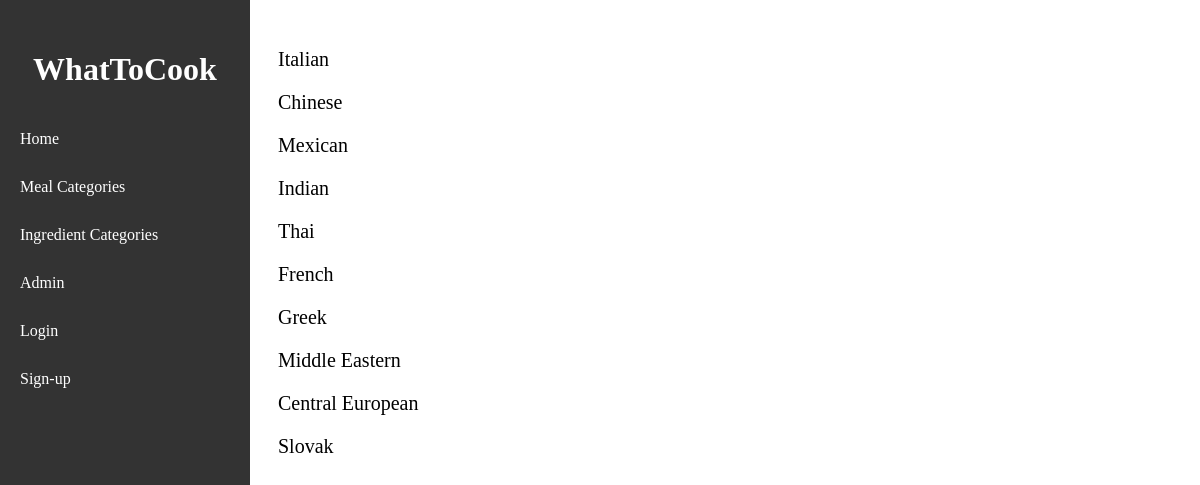
/secondary_meal_categories/24/, run on an earlier commit of the app's database.
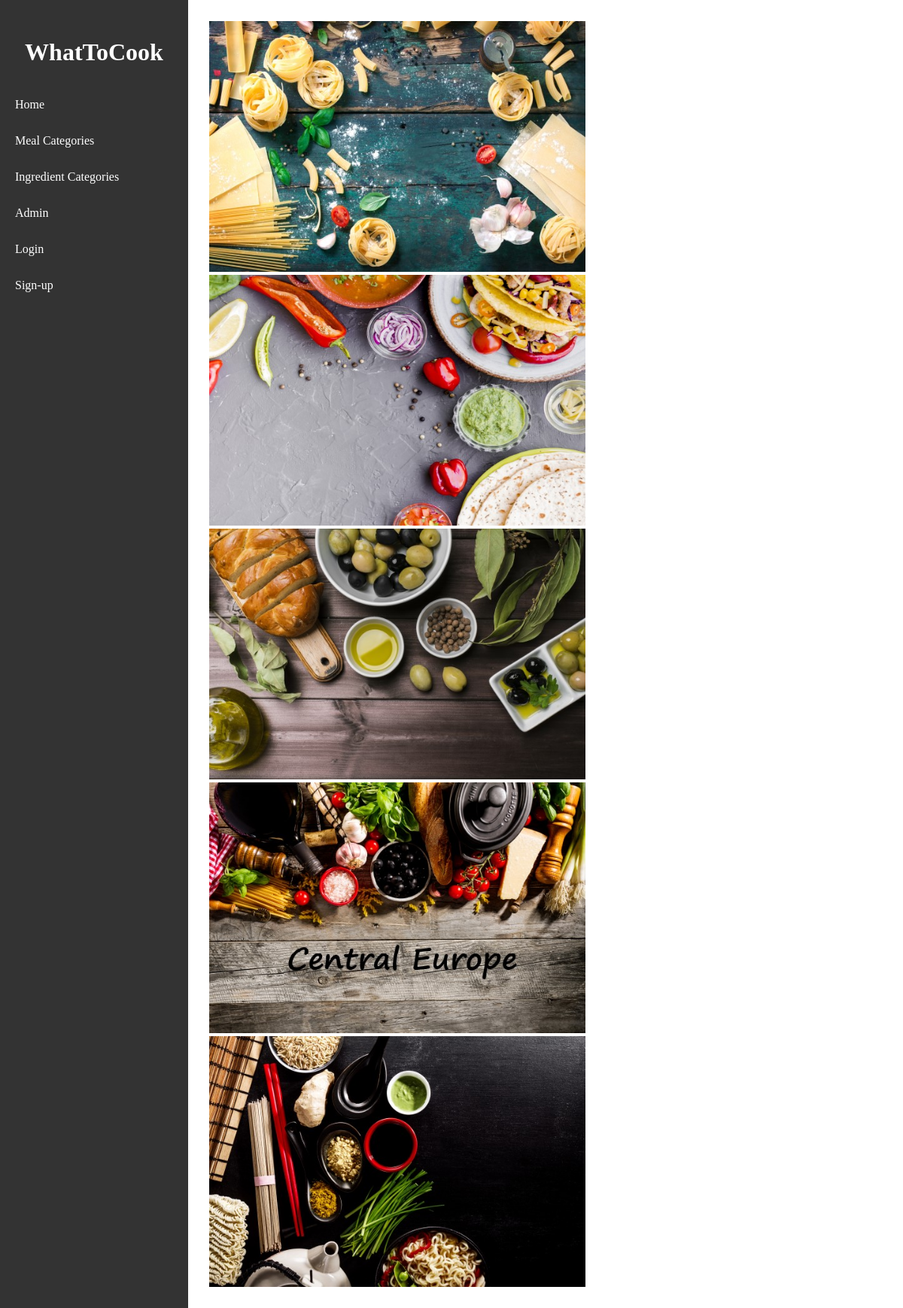
And on a later commit of the database.
### viewer/models.py (models this page shows, shortened)
class SecondaryMealCategory(Model):
    name = CharField(max_length=50)
    main_category = ForeignKey(MainMealCategory, on_delete=CASCADE)
    picture = ImageField(upload_to='viewer/static/images/', blank=True)

### viewer/views.py (the view)
# urls.py: path('secondary_meal_categories/<int:main_category_id>/', secondary_meal_categories, name='secondary_meal_categories'),
def secondary_meal_categories(request, main_category_id):
    secondary_categories = SecondaryMealCategory.objects.filter(main_category=main_category_id)
    return render(request, 'secondary_meal_categories.html', {'secondary_categories': secondary_categories})

### viewer/templates/secondary_meal_categories.html
{% extends 'base.html' %}
{% block content %}
{% load static %}
<link rel="stylesheet" href="{% static 'style.css' %}">
<body>
{% for category in secondary_categories %}
{% if category.picture %}
    <a href="{% url 'meals_in_sec_category' category.id %}">
        <img src="{{ MEDIA_URL }}{{ category.picture.url }}" width="500" height="333">
    </a>
{% else %}
    <div>
        <a href="{% url 'meals_in_sec_category' category.id %}" style="text-decoration: none;">
            <p style="color: black; margin: 20; font-size: 20px;">{{ category.name }}</p>
        </a>
    </div>
{% endif %}
{% endfor %}
</body>
{% endblock %}

### viewer/templates/base.html (shortened to what this page needs)
<!DOCTYPE html>
<html>
<head>
	<link rel="stylesheet" type="text/css" href="style.css">
</head>
<body>
	<div class="sidebar">
	  <header>
		<h1>WhatToCook</h1>
	  </header>
	  <nav>
		<ul class="nav-links">
		  <li><a href="http://127.0.0.1:8000">Home</a></li>
		  <li>
			<a href="{% url 'main_meal_categories' %}">Meal Categories</a>
		  </li>
		  <li>
			<a href="#">Ingredient Categories</a>
		  </li>
		  <li><a href="http://127.0.0.1:8000/admin">Admin</a></li>
		  {% if request.user.is_authenticated %}
			<li><a href="{% url 'logout' %}">Logout</a></li>
		  {% else %}
			<li><a href="{% url 'login' %}">Login</a></li>
			<li><a href="{% url 'registration' %}">Sign-up</a></li>
		  {% endif %}
		</ul>
	  </nav>
	</div>
	<div class="content">
		{% block content %}
		{% endblock %}
	</div>
</body>
</html>

### viewer/static/style.css (style rules this page uses)
.sidebar { height: 100%; width: 250px; position: fixed; top: 0; left: 0; background-color: #333; color: white; overflow-x: hidden; padding-top: 20px; }
.sidebar header { padding: 10px; text-align: center; }
nav { padding: 0 10px; }
nav ul { list-style: none; margin: 0; padding: 0; }
nav li { margin-bottom: 10px; position: relative; }
nav a { color: white; text-decoration: none; display: block; padding: 10px; border-radius: 5px; }
.content { margin-left: 250px; padding: 20px; }

What changed in the data, as far as the page shows it:
removed SecondaryMealCategory: name "Chinese"
removed SecondaryMealCategory: name "Indian"
removed SecondaryMealCategory: name "Thai"
removed SecondaryMealCategory: name "French"
removed SecondaryMealCategory: name "Middle Eastern"
removed SecondaryMealCategory: name "Slovak"
changed SecondaryMealCategory (number 1 of 5 on the later page): picture: picture added; name "Italian" → (not shown)
changed SecondaryMealCategory (number 2 of 5 on the later page): picture: picture added; name "Mexican" → (not shown)
changed SecondaryMealCategory (number 3 of 5 on the later page): picture: picture added; name "Greek" → (not shown)
changed SecondaryMealCategory (number 4 of 5 on the later page): picture: picture added; name "Central European" → (not shown)
added SecondaryMealCategory: picture (picture)
